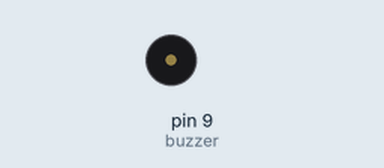
Simulated run of this sketch. Board: Arduino Uno, built with avr-gcc and run on an emulated ATmega328P. Parts: buzzer (waves = sounding).

Above: at 2.2 s.
At 8.1 s:
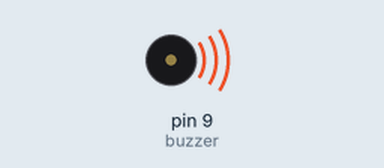
Timing chart, 0 to 8.7 s (numbered marks = the images above):
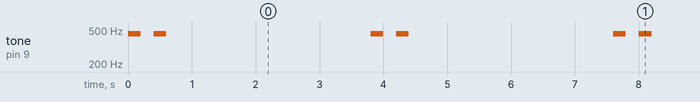

Measured:
- by itself, tone on pin 9 (buzzer): repeats every 3.8 s: silent 0.20 s, 450 Hz 0.20 s, silent 3.2 s, 450 Hz 0.20 s

The sketch:

sketch_buzzer.ino
```cpp
int buzzer = 9;

void setup () {

pinMode(buzzer, OUTPUT) ;
}

void loop () {
  int i=0;
  for (i = 0; i< 2 ; i++){
    tone(buzzer, 450);
    delay(200);
    noTone(buzzer);
    delay(200);
}
delay(3000);
}
```
